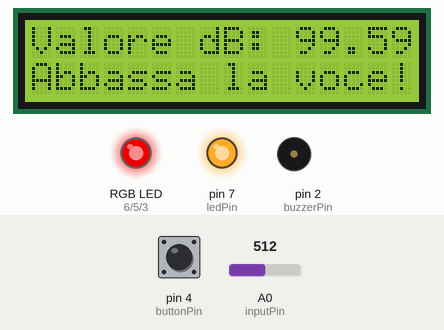
Recording of a sketch running on a simulated Arduino Uno, built with avr-gcc and run on an emulated ATmega328P. On the bench: 16×2 character LCD, an RGB LED mixed from three pins (HIGH = lit), output pins drawn as LEDs (lit = HIGH), buzzer (waves = sounding). The inputs (shaded band) are chosen by the test bench; at power-on: A0 (inputPin) = 512, pin 4 (buttonPin) LOW. What the sketch prints to the serial monitor is not drawn.

Above: at 1.9 s.
2.0 s: A0 (inputPin) set to 18
At 3.8 s:
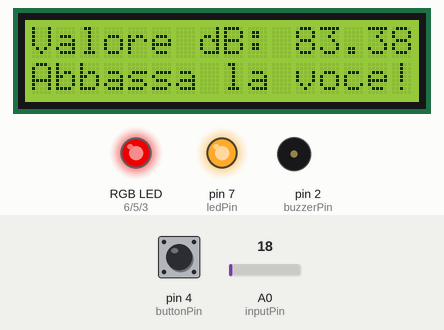
5.0 s: A0 (inputPin) set to 14
At 7.9 s:
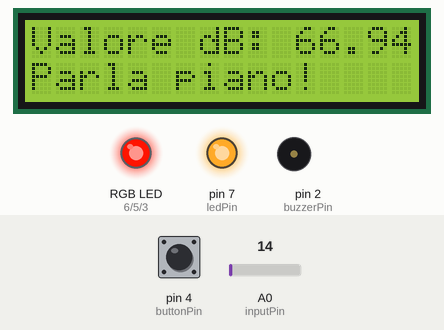
8.0 s: A0 (inputPin) set to 0
At 10.0 s:
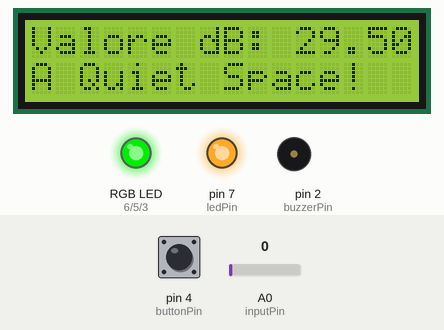
10.9 s: pin 4 (buttonPin) pulled HIGH for 3.2 s
At 14.9 s:
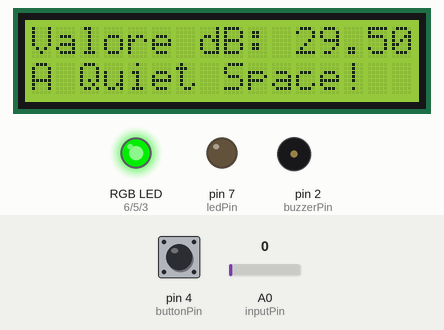
15.6 s: A0 (inputPin) set to 900
At 16.9 s:
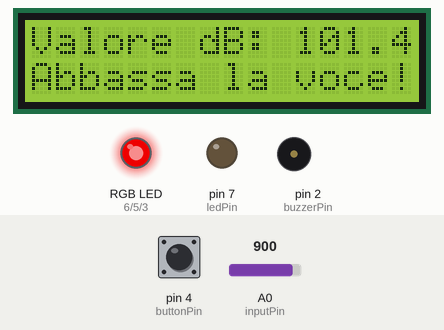
18.6 s: pin 4 (buttonPin) pulled HIGH for 1 s
At 20.3 s:
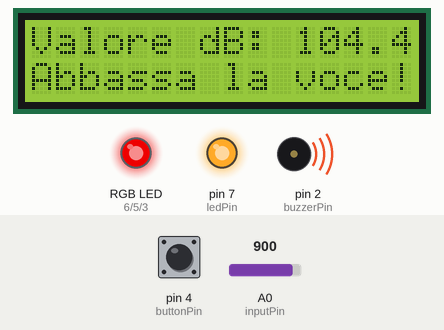
Timing chart, 0 to 23.6 s (numbered marks = the images above; inputs shaded):
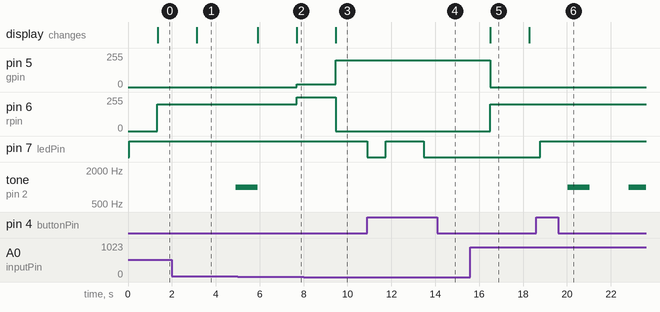

Measured:
- the behaviour switches between 17 and 16 on A0 (inputPin) (found by bisection; images 1 and 2)
- after the input at 2.0 s, the display: changes after 1.1 s (image 1)
- after the input at 5.0 s, pin 5 (gpin): 0/255 → 20/255 after 2.7 s; pin 6 (rpin): 200/255 → 255/255 after 2.7 s; the display: first differs from a run without the input after 2.7 s (image 2)
- after the input at 8.0 s, pin 5 (gpin): 20/255 → 200/255 after 1.5 s; pin 6 (rpin): 255/255 → 0/255 after 1.5 s; the display: changes after 1.5 s (image 3)
- after the input at 10.9 s, pin 7 (ledPin): HIGH → LOW at once, → HIGH 0.83 s later, → LOW 1.7 s later
- after the input at 15.6 s, pin 5 (gpin): 200/255 → 0/255 after 0.90 s; pin 6 (rpin): 0/255 → 200/255 after 0.90 s; the display: changes after 0.90 s (image 5)
- after the input at 18.6 s, pin 7 (ledPin): LOW → HIGH after 0.18 s; tone on pin 2 (buzzerPin): silent → 1000 Hz after 1.4 s, → silent 1.0 s later, → 1000 Hz 1.8 s later

The sketch:

micro.ino
```cpp
#include <LiquidCrystal.h>

//RGB Led
const int bpin=3;
const int gpin=5;
const int rpin=6;


//LCD
const int rs=12, en=13, d4=8, d5=9, d6=10, d7=11;
LiquidCrystal lcd(rs,en,d4,d5,d6,d7);

//BUZZER
const int buzzerPin=2;
const int buttonPin=4;
const int ledPin=7;

int buttonState=0;
int buttonChanged=0;

//Sound Measure
const double dBAnalogQuiet = 10;
const double dBAnalogModerate =  12;
const double dBAnalogLoud = 17;

float valueDb;

int inputPin = A0;
int count=0;
double volt=0;
double sum=0;
double value=0;

//interactions
char state;
int flagAlert=0;
int contMax=0;
float maxDb=0;


void setup()
{
  Serial.begin(9600); // open serial port, set the baud rate to 9600 bps
  lcd.begin(16,2); //start the lcd
  lcd.print("Valore dB: ");
  pinMode(rpin, OUTPUT);
  pinMode(bpin, OUTPUT);
  pinMode(gpin, OUTPUT);
  pinMode(buzzerPin, OUTPUT);
  pinMode(buttonPin, INPUT);
  pinMode(ledPin, OUTPUT);
  digitalWrite(ledPin,HIGH);
  buttonState=1;
}

void loop()
{

  volt =  analogRead(inputPin);
  count++;
  sum += volt;
  if(count==10000){     //set interval for sound checking. 10000: 2 sec
    value=sum/count+1;
    count=0;
    sum=0;

    checkSound(value);
    buttonChanged=0;
  }

  if(buttonChanged==0&&digitalRead(buttonPin)==HIGH){   //ATTIVO O DISATTIVO IL BUZZER
    if(buttonState==0){
      buttonChanged=1;
      buttonState=1;
      digitalWrite(ledPin,HIGH);
    }
    else{
      buttonChanged=1;
      buttonState=0;
      digitalWrite(ledPin,LOW);
    }
  }
}

void checkSound(float sound){
  if (sound < 13)
  {
    state='q';
    rgbPin(state);
    buzzer(state);
    valueDb= calculateDecibels(sound, state);
    displayLCD(valueDb,state);
    checkPrint(valueDb);
  }
  else if ((sound >= 13) && ( sound <= 17) )
  {
    state='m';
    rgbPin(state);
    buzzer(state);
    valueDb = calculateDecibels(sound, state);
    displayLCD(valueDb,state);
    checkPrint(valueDb);

  }
  else if(sound > 17)
  {
    state='l';
    rgbPin(state);
    buzzer(state);
    valueDb = calculateDecibels(sound, state);;
    displayLCD(valueDb,state);
    checkPrint(valueDb);
  }
  delay(500);
}

//INVIO IL VALORE DB TRAMITE PORTA SERIALE
void checkPrint(float dB){
  if(maxDb<dB){ //Memorizzo il valore massimo individuato
    maxDb=dB;
  }
  contMax++;
  if(contMax==9){ //ogni 9 iterazioni invio il valore tramite porta seriale
    Serial.println(maxDb);
    maxDb=0;
    contMax=0;
  }
}

//MODIFICO LO STATO DEL LED
void rgbPin(char c){
  if (c == 'q'){  //GREEN
    analogWrite(rpin,0);
    analogWrite(gpin,200);
    analogWrite(bpin,0);
  }
  if (c == 'm'){  //ORANGE
    analogWrite(rpin,255);
    analogWrite(gpin,20);
    analogWrite(bpin,0);
  }
  if (c == 'l'){  //RED
    analogWrite(rpin,200);
    analogWrite(gpin,0);
    analogWrite(bpin,0);
  }
}

//MODIFICO LO STATO DEL BUZZER
void buzzer(char c){

  if (c == 'q'||c == 'm'){         //Se il suono è basso o normale
    if(flagAlert>=0) flagAlert=0;  //reset Alert count
  }
  if (c == 'l'){                   //Se il suono è troppo alto
    flagAlert++;

    if(flagAlert>=3&&buttonState==1){
      tone(buzzerPin, 1000); // Send 1KHz sound signal
      delay(1000);        // 1 sec delay
      noTone(buzzerPin);     // Stop sound
    }
  }
}

void displayLCD(float db,char c){

  lcd.setCursor(11,0);
  lcd.print(db);
  lcd.setCursor(0,1);

  if (c == 'q'){
    lcd.print("A Quiet Space!  ");
  }
  if (c == 'm'){
    lcd.print("Parla piano!    ");
  }
  if (c == 'l'){
    lcd.print("Abbassa la voce!");
  }
}

//CALCOLO IL VALORE IN DECIBEL
float calculateDecibels(float x, char c){
  float decibelsCalculated;
  if (c == 'q')
    decibelsCalculated = 20 * log10(x/dBAnalogQuiet)+49.5;
  if (c == 'm')
    decibelsCalculated = 20 * log10(x/dBAnalogModerate)+65;
  if (c == 'l')
    decibelsCalculated = 20 * log10(x/dBAnalogLoud)+70;
  return (decibelsCalculated);
}
```
